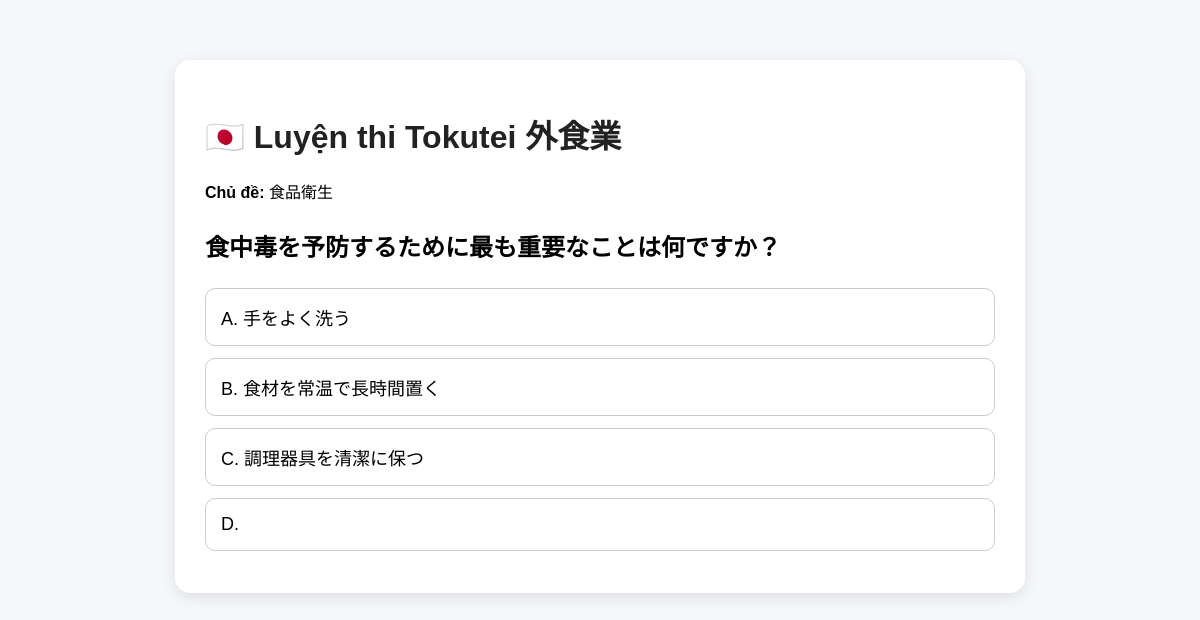
Screenshot of /tokutei1/practice/ with the database file from the repository.
### study/models.py (models this page shows, shortened)
class Question(models.Model):
    LEVEL_CHOICES = [
        ('1', '特定技能1号'),
        ('2', '特定技能2号'),
    ]
    SECTION_CHOICES = [
        ('theory', '学科試験'),
        ('practical', '実技試験'),
    ]
    PRACTICAL_TYPE_CHOICES = [
        ('', '---'),
        ('judgment', '判断試験'),
        ('planning', '計画立案'),
    ]
    CATEGORY_CHOICES = [
        ('hygiene', '衛生管理'),
        ('cooking', '飲食物調理'),
        ('service', '接客全般'),
    ]
    level = models.CharField(
        max_length=1,
        choices=LEVEL_CHOICES,
        default='1'
    )
    section = models.CharField(
        max_length=20,
        choices=SECTION_CHOICES,
        default='theory',
        verbose_name='Phần thi'
    )
    practical_type = models.CharField(
        max_length=20,
        choices=PRACTICAL_TYPE_CHOICES,
        blank=True,
        default='',
        verbose_name='Loại câu thực hành'
    )
    category = models.CharField(
        max_length=20,
        choices=CATEGORY_CHOICES,
        default='hygiene',
        verbose_name='Chủ đề'
    )
    question_jp = models.TextField(
        verbose_name='Câu hỏi tiếng Nhật'
    )
    question_ruby = models.TextField(
        blank=True,
        default='',
        verbose_name='Câu hỏi tiếng Nhật + Furigana'
    )
    question_vi = models.TextField(
        blank=True,
        default='',
        verbose_name='Câu hỏi tiếng Việt'
    )
    option_a = models.CharField(
        max_length=500,
        verbose_name='Đáp án A'
    )
    option_a_vi = models.CharField(
        max_length=500,
        blank=True,
        default='',
        verbose_name='Đáp án A tiếng Việt'
    )
    option_a_ruby = models.TextField(
        blank=True,
        default='',
        verbose_name='Đáp án A Furigana'
    )
    option_b = models.CharField(
        max_length=500,
        verbose_name='Đáp án B'
    )
    option_b_vi = models.CharField(
        max_length=500,
        blank=True,
        default='',
        verbose_name='Đáp án B tiếng Việt'
    )
    option_b_ruby = models.TextField(
        blank=True,
        default='',
        verbose_name='Đáp án B Furigana'
    )
    option_c = models.CharField(
        max_length=500,
        verbose_name='Đáp án C'
    )
    option_c_vi = models.CharField(
        max_length=500,
        blank=True,
        default='',
        verbose_name='Đáp án C tiếng Việt'
    )
    option_c_ruby = models.TextField(
        blank=True,
        default='',
        verbose_name='Đáp án C Furigana'
    )
    points = models.PositiveIntegerField(
        default=0,
        verbose_name='Điểm'
    )
    correct_answer = models.CharField(
        max_length=1,
        choices=[
            ('A', 'A'),
            ('B', 'B'),
            ('C', 'C'),
        ],
        verbose_name='Đáp án đúng'
    )
    explanation = models.TextField(
        blank=True,
        default='',
        verbose_name='Giải thích tiếng Nhật'
    )
    explanation_vi = models.TextField(
        blank=True,
        default='',
        verbose_name='Giải thích tiếng Việt'
    )

### study/views.py (the view)
def practice1(request):
    question_id = request.GET.get('id')
    questions = Question.objects.filter(level='1').order_by('id')
    if question_id:
        question = questions.filter(id=question_id).first()
    else:
        question = questions.first()
    next_question = None
    if question:
        next_question = questions.filter(id__gt=question.id).first()
        if not next_question:
            next_question = questions.first()
    return render(
        request,
        'study/practice1.html',
        {
            'question': question,
            'next_question': next_question,
        }
    )

### study/templates/study/practice1.html (shortened to what this page needs)
<!DOCTYPE html>
<html lang="vi">
<head>
</head>
<body>
<div class="box">
    <h1>🇯🇵 Luyện thi Tokutei 外食業</h1>
    {% if question %}
        <p>
            <strong>Chủ đề:</strong>
            {{ question.category }}
        </p>
        <div class="question">
            {{ question.question_jp }}
        </div>
        <button class="answer"
            onclick="choose('A', '{{ question.option_a_vi|escapejs }}')">
            A. {{ question.option_a }}
        </button>
        <button class="answer"
            onclick="choose('B', '{{ question.option_b_vi|escapejs }}')">
            B. {{ question.option_b }}
        </button>
        <button class="answer"
            onclick="choose('C', '{{ question.option_c_vi|escapejs }}')">
            C. {{ question.option_c }}
        </button>
        <button class="answer"
            onclick="choose('D', '{{ question.option_d_vi|escapejs }}')">
            D. {{ question.option_d }}
        </button>
    {% else %}
        <h2>Chưa có câu hỏi.</h2>
    {% endif %}
</div>
</body>
</html>

### study/templates/study/practice1.html (style rules this page uses)
body { font-family: Arial, sans-serif; max-width: 850px; margin: 40px auto; padding: 20px; background: #f5f7fb; }
.box { background: white; padding: 30px; border-radius: 15px; box-shadow: 0 4px 15px rgba(0,0,0,.1); }
h1 { color: #222; }
.question { font-size: 24px; font-weight: bold; margin: 25px 0; }
button.answer { display: block; width: 100%; text-align: left; padding: 15px; margin: 12px 0; font-size: 18px; cursor: pointer; border: 1px solid #ccc; border-radius: 10px; background: white; }

### rows the page displays
Question: category "食品衛生", question_jp "食中毒を予防するために最も重要なことは何ですか？", option_a "手をよく洗う", option_b "食材を常温で長時間置く", option_c "調理器具を清潔に保つ"
